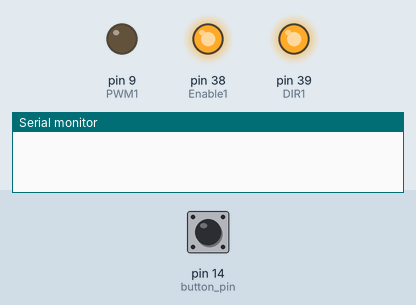
Bench run of a sketch on a simulated Arduino Mega 2560, built with avr-gcc and run on an emulated ATmega2560. Parts: output pins drawn as LEDs (lit = HIGH), the last lines printed to the serial monitor. Inputs (shaded band) come from the test bench; at power-on: pin 14 (button_pin) LOW.

Above: at 1.2 s.
1.3 s: pin 14 (button_pin) pulled HIGH for 0.15 s
At 2.1 s:
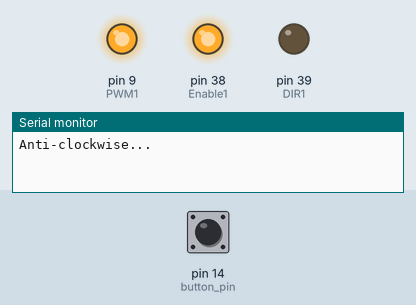
2.9 s: pin 14 (button_pin) pulled HIGH for 1 s
At 3.6 s:
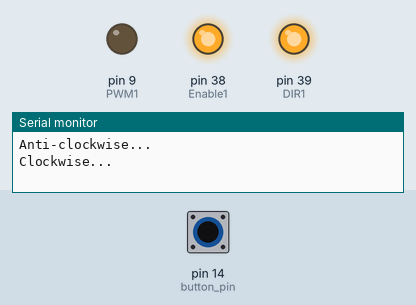
5.4 s: pin 14 (button_pin) pulled HIGH for 3.2 s
At 6.4 s:
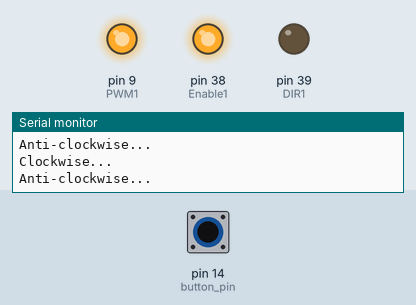
Timing chart, 0 to 8.9 s (numbered marks = the images above; inputs shaded):
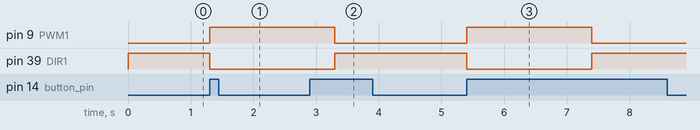

Measured:
- after the input at 1.3 s, pin 9 (PWM1): LOW → HIGH at once; pin 39 (DIR1): HIGH → LOW at once
- after the input at 2.9 s, pin 9 (PWM1): HIGH → LOW after 0.40 s; pin 39 (DIR1): LOW → HIGH after 0.40 s
- after the input at 5.4 s, pin 9 (PWM1): LOW → HIGH at once, → LOW 2.0 s later; pin 39 (DIR1): HIGH → LOW at once, → HIGH 2.0 s later

The sketch:

sketch_14_3.ino
```cpp
int Enable1 = 38;
int PWM1 = 9;
int DIR1= 39;
int button_pin = 14;
boolean direction = true;

void setup() {
  Serial.begin(9600);
  pinMode(Enable1, OUTPUT);
  pinMode(PWM1, OUTPUT);
  pinMode(DIR1, OUTPUT);
  digitalWrite(Enable1, HIGH);
  digitalWrite(DIR1, direction);
  digitalWrite(PWM1, !direction);
  pinMode(button_pin, INPUT);

}

void loop() {
  if(digitalRead(button_pin)){
    direction = !direction;
    if(direction)
      Serial.println("Clockwise...");
    else
      Serial.println("Anti-clockwise...");
    digitalWrite(DIR1, direction);
    digitalWrite(PWM1, !direction);
    delay(2000);
  }
}
```
